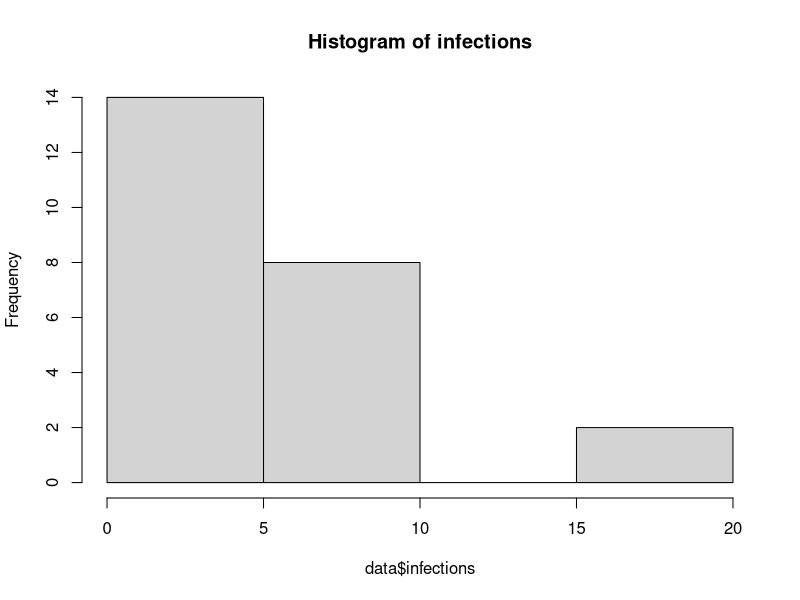
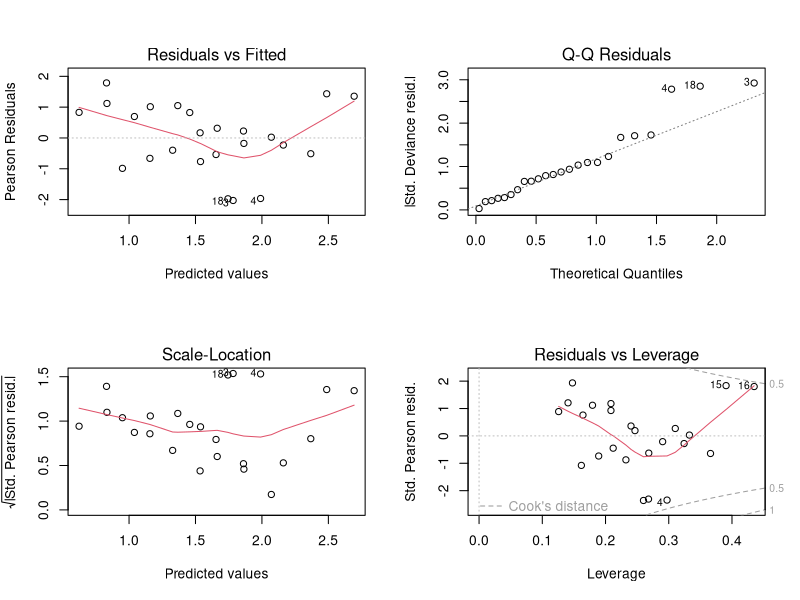
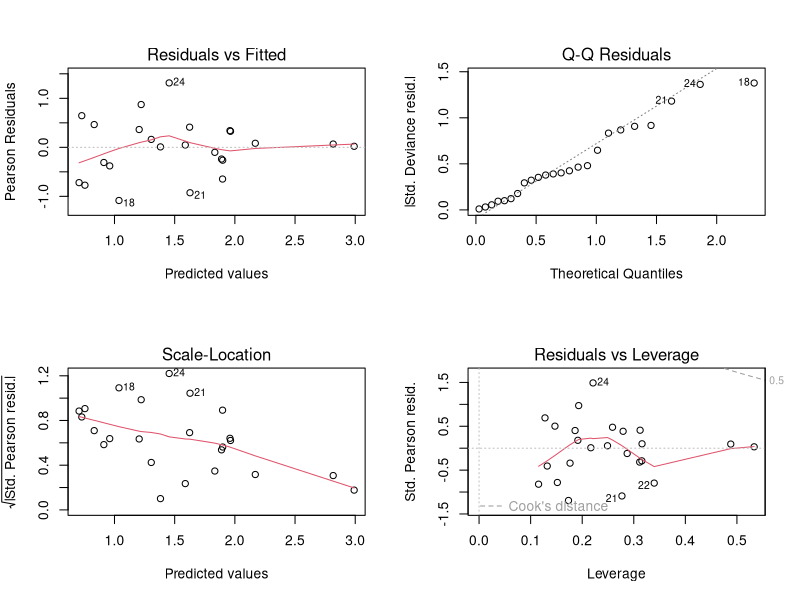
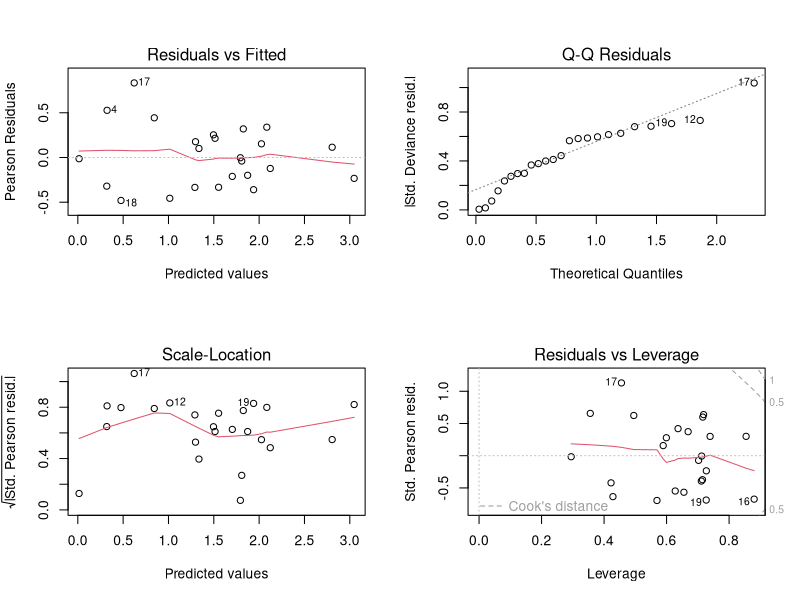
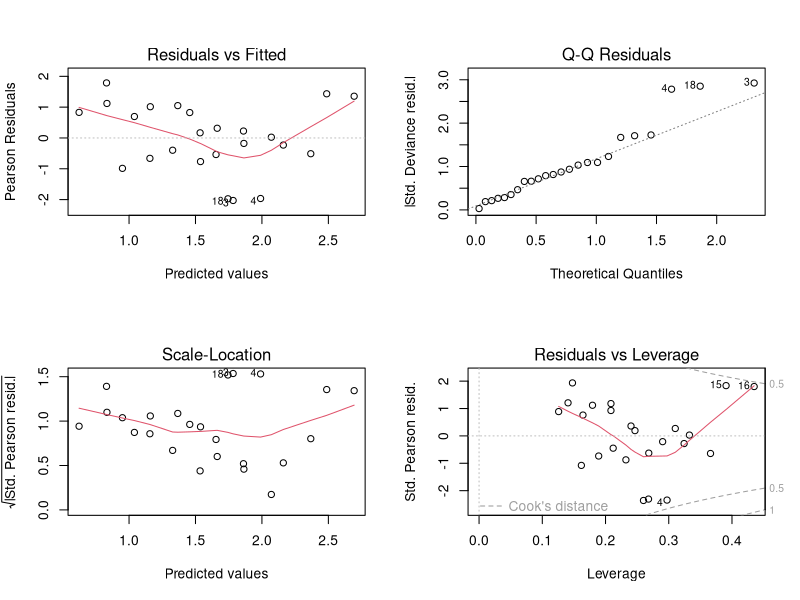
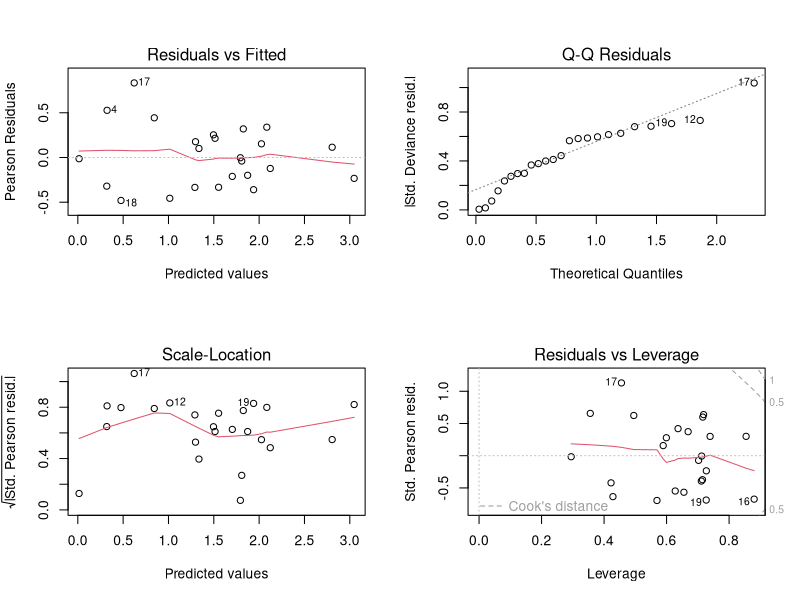

The R source for these figures, in order: (Note: this script raises an error after producing the figures.)
# Load necessary libraries
library(dplyr)
library(ggplot2)
#library(GGally)
library(MASS)
library(car)
library(Hmisc)
library(knitr)

library(ggfortify)
### Assignment1
# Reading in the data
data<- read.table("../02_Assignment2/earinfect.txt",header=T)
names(data)
# first step -> descriptive analytics of the dependent variable

data <- mutate_if(data, is.character, as.factor)
dev.off()
hist(data$infections, main="Histogram of infections")
mean(data$persons)
var(data$persons)
min(data$persons)
sum(data$persons)
sum(data$infections)

########################
# First we fit a simple model with no interactions, no offset
fit1 <- glm(infections ~ swimmer + location + age + sex, family = poisson, data = data)
summary(fit1)
par(mfrow=c(2,2))
plot(fit1)

1-pchisq(fit1$deviance, fit1$df.residual)


# Almost all parameters are significant
# But the model doesn'capture some trend in the data -> Parabola in residual plot

# Now we look at the same model using an offset.
# 
fit1.offset<-glm(infections ~ offset(log(persons)) + swimmer + location + age + sex, family = poisson(link="log"), data = data)
summary(fit1.offset)
plot(fit1.offset)
anova(fit1.offset, test="Chisq")
Anova(fit1.offset, type="II")
Anova(fit1.offset, type="III")
1-pchisq(fit1.offset$deviance, fit1.offset$df.residual)


fit1.offset<-glm(infections ~ offset(log(persons)) + (swimmer + location + age + sex)^2, family = poisson(link="log"), data = data)
1-pchisq(fit1.offset$deviance, fit1.offset$df.residual)
plot(fit1.offset)

summary(fit1.offset)
anova(fit1.offset, test="Chisq")
Anova(fit1.offset, type="II")
Anova(fit1.offset, type="III")

####################
# Goodness of fit tests

# First we fit the null-model (easier to compare later)
H_0 <- glm(infections ~ offset(log(persons))+1, family = poisson, data = data)
summary(H_0) # comparatively high deviance

pchisq(fit1.offset$deviance, fit1.offset$df.residual)
pchisq(fit1.offset$null.deviance, fit1.offset$df.null)

pchisq(H_0$deviance, H_0$df.residual)

anova(H_0,fit1.offset, test="Chisq")




drop1(fit1.offset, test="Chisq")
fit1.offred <- step(fit1.offset)
fit1.offred

par(mfrow=c(2,2))
plot(fit1)
plot(fit1.offset)
plot(fit1.offloc)

anova(fit1.offset, (glm(infections ~ offset(log(persons)) + swimmer + location + sex, family = poisson, data = data)), test="Chisq")
fit1.offloc <- glm(infections ~ offset(log(persons)) +location*sex, family = poisson, data = data)
sofloc <- summary(fit1.offloc)

# print coefficients to latex
#knitr::kable(sofloc$coefficients, "latex")

pchisq(fit1.offloc$deviance, fit1.offloc$df.residual)
anova(glm(infections ~ offset(log(persons))+1, family = poisson, data = data),fit1.offloc, test="Chisq")
anova(fit1.offset,fit1.offloc, test="Chisq")

anova(H_0, fit1.offloc, test="Chisq")
pchisq(fit1.offloc$deviance, fit.offloc$df.residual)


fit_step <- step(fit1.offset)

anova(fit_step, fit_fin)

# Null hypothesis on quasi poisson
fit.q0 <- glm(infections ~ offset(log(persons)), family = quasipoisson(link="log"), data = data)
summary(fit.q0)




# Now a full model on the quasi poisson
#fit.qp <- (glm(infections ~ offset(log(persons)) + swimmer + location + age + sex, family = quasipoisson(link="log"), data = data))
fit.qp <- (glm(infections ~ offset(log(persons)) + (swimmer + location + age + sex)^2, family = quasipoisson(link="log"), data = data))
summary(fit.qp)
Anova(fit.qp, test="F", type="II")
Anova(fit.qp, test="F", type="III")
anova(fit.qp, test="F")
plot(fit.qp)

#fit.qp$


knitr::kable(anova(fit.q0, fit.qp, test="F"), "latex")

fit.qps <- glm(infections ~ offset(log(persons))+ location*sex, family = quasipoisson(link="log"), data = data)
summary(fit.qps)
anova(fit.qp,fit.qps, test="F")
anova(fit.q0, fit.qps, test="F")

fit.qps <- glm(infections ~ offset(log(persons))+ location*sex+swimmer, family = quasipoisson(link="log"), data = data)

Anova(fit.qps, type="II", test="F")
Anova(fit.qps, type="III", test="F")
anova(fit.qps, test="F")
anovaTests(fit.qps)

summary(fit.qps)

sofloc <- summary(fit.qps)

# print coefficients to latex
knitr::kable(sofloc$coefficients, "latex")
# knitr::kable(sofloc$coefficients, "latex")



logLik(fit1.offset)

logLik(fit.qps)
plot(fit.qps)

fit_fin <- glm(infections ~ offset(log(persons))+ location*sex+swimmer, family = poisson(link="log"), data = data)
sofloc <- summary(fit_fin)

sofloc
knitr::kable(sofloc$coefficients, "latex")
anovaTests(fit_fin, "Chisq")

anova(fit_fin, test="Chisq")
Anova(fit_fin, type="III")


1-pchisq(fit_fin$deviance, fit_fin$df.residual)
anova(H_0, fit_fin, test="Chisq")
anova(fit_fin, fit1.offloc, test="Chisq")
anova(fit1.offset, fit_fin, test="Chisq")

exp(mean(log(data$infections/data$persons)))
mean(data$infections/data$persons)

fit_fin$coefficients
exp(fit_fin$coefficients)-1
summary(fit_fin)

#summary(glm.nb(infections ~ offset(log(persons)) + swimmer + location + age + sex, data = data))


##-
# mean(data$infections)
# var(data$infections)
# 
# log((data$infections/data$persons))
# var(data$infections/data$persons)
# sum(data$persons)
# mean(data$infections/data$persons*mean(data$infections))
# var(data$infections/data$persons*mean(data$infections))

#data$infections/data$persons*mean(data$infections)



#install.packages("COMPoissionReg")
#library("COMPoissionReg")


anovaTests <- function(modelObject, testString="F"){
  # perform type I, II and III Anova on the given model with the corresponding test

  if(testString=="F"){
    print(anova(modelObject))
    print("######################")
    print(Anova(modelObject, type="II", test=testString))
    print("######################")
    Anova(modelObject, type="III", test=testString)
  }
  else{
    print(anova(modelObject,test=testString))
    print("######################")
    print(Anova(modelObject, type="II"))
    print("######################")
    print(Anova(modelObject, type="III"))
  }
}

#######################################
# Iterative testing
# fit.qp is a quasi-poisson with full 2-way interactions
drop1(fit.qp, test="F")
qpdrop1 <- glm(infections ~ offset(log(persons))+ (location+sex+age)^2+(swimmer+location+age)^2, family = quasipoisson(link="log"), data = data)



summary(qpdrop1)
summary(fit.qp)
